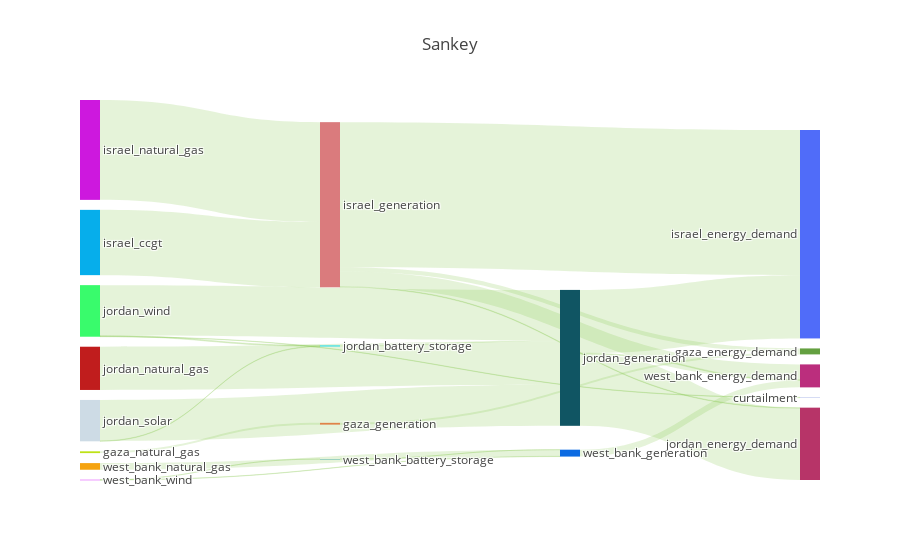

Notebook source saved alongside this figure:
### Code cell
results['COO'].plot_flows_sankey()

### Figure 1 — Plotly figure (JSON) as saved in the notebook; plotly's stock layout.template omitted (floating-point values rounded to 4 significant figures)
{"data": [{"domain": {"x": [0, 1], "y": [0, 1]}, "link": {"color": ["rgba(127, 194, 65, 0.2)", "rgba(127, 194, 65, 0.2)", "rgba(127, 194, 65, 0.2)", "rgba(127, 194, 65, 0.2)", "rgba(127, 194, 65, 0.2)", "rgba(127, 194, 65, 0.2)", "rgba(127, 194, 65, 0.2)", "rgba(127, 194, 65, 0.2)", "rgba(127, 194, 65, 0.2)", "rgba(127, 194, 65, 0.2)", "rgba(127, 194, 65, 0.2)", "rgba(127, 194, 65, 0.2)", "rgba(127, 194, 65, 0.2)", "rgba(127, 194, 65, 0.2)", "rgba(127, 194, 65, 0.2)", "rgba(127, 194, 65, 0.2)", "rgba(127, 194, 65, 0.2)", "rgba(127, 194, 65, 0.2)", "rgba(127, 194, 65, 0.2)", "rgba(127, 194, 65, 0.2)", "rgba(127, 194, 65, 0.2)", "rgba(127, 194, 65, 0.2)", "rgba(127, 194, 65, 0.2)", "rgba(127, 194, 65, 0.2)", "rgba(127, 194, 65, 0.2)", "rgba(127, 194, 65, 0.2)", "rgba(127, 194, 65, 0.2)", "rgba(127, 194, 65, 0.2)", "rgba(127, 194, 65, 0.2)", "rgba(127, 194, 65, 0.2)", "rgba(127, 194, 65, 0.2)", "rgba(127, 194, 65, 0.2)", "rgba(127, 194, 65, 0.2)", "rgba(127, 194, 65, 0.2)", "rgba(127, 194, 65, 0.2)", "rgba(127, 194, 65, 0.2)", "rgba(127, 194, 65, 0.2)", "rgba(127, 194, 65, 0.2)", "rgba(127, 194, 65, 0.2)", "rgba(127, 194, 65, 0.2)", "rgba(127, 194, 65, 0.2)", "rgba(127, 194, 65, 0.2)", "rgba(127, 194, 65, 0.2)", "rgba(127, 194, 65, 0.2)", "rgba(127, 194, 65, 0.2)", "rgba(127, 194, 65, 0.2)", "rgba(127, 194, 65, 0.2)", "rgba(127, 194, 65, 0.2)", "rgba(127, 194, 65, 0.2)", "rgba(127, 194, 65, 0.2)", "rgba(127, 194, 65, 0.2)", "rgba(127, 194, 65, 0.2)"], "source": [0, 34, 2, 32, 4, 5, 5, 5, 39, 7, 8, 9, 35, 35, 35, 35, 11, 12, 12, 12, 13, 13, 13, 41, 15, 16, 17, 40, 40, 40, 19, 20, 21, 21, 21, 22, 22, 22, 43, 24, 25, 26, 42, 42, 42, 28, 29, 29, 29, 30, 30, 30], "target": [31, 32, 32, 31, 32, 33, 34, 32, 35, 35, 35, 35, 31, 36, 37, 38, 35, 33, 39, 35, 33, 39, 35, 40, 40, 40, 40, 36, 37, 38, 40, 40, 33, 41, 40, 33, 41, 40, 42, 42, 42, 42, 36, 37, 38, 42, 33, 43, 42, 33, 43, 42], "value": [0, 0, 0, 192100.0, 192100.0, 0, 0, 0, 0, 6999000.0, 0, 0, 448300.0, 15570000.0, 60980.0, 1631000.0, 10710000.0, 0, 0, 0, 0, 0, 0, 144400.0, 0, 0, 0, 6782000.0, 7696000.0, 93360.0, 4635000.0, 0, 0, 43670.0, 4392000.0, 30320.0, 100700.0, 5400000.0, 192.9, 0, 0, 0, 0, 0, 739000.0, 711900.0, 0, 0, 0, 0, 192.9, 26900.0]}, "node": {"color": ["3603a4", "f09ee9", "be8cd9", "41bfee", "bee216", "a4f37a", "6c3764", "06aeeb", "00f7f6", "156d18", "7cc341", "cd18de", "fcf9bf", "182c00", "e49347", "dcaa1c", "8b0fd6", "2642dd", "470941", "c01d1d", "a22484", "cddbe5", "39fb6c", "e4d013", "ac9af1", "1b697b", "7f507c", "aca1be", "f5a30f", "3bba95", "db34ff", "64a040", "e08349", "acb9e9", "966d5a", "da7b7d", "506cf9", "b73468", "bb2e7d", "c28fd6", "105563", "4ce2e4", "0c6be2", "53afa8"], "label": ["egypt_generation", "gaza_battery_storage", "gaza_diesel", "gaza_generation", "gaza_natural_gas", "gaza_solar", "israel_battery_storage", "israel_ccgt", "israel_coal", "israel_diesel", "israel_generation", "israel_natural_gas", "israel_solar", "israel_wind", "jordan_battery_storage", "jordan_ccgt", "jordan_coal", "jordan_diesel", "jordan_generation", "jordan_natural_gas", "jordan_shale", "jordan_solar", "jordan_wind", "west_bank_battery_storage", "west_bank_ccgt", "west_bank_coal", "west_bank_diesel", "west_bank_generation", "west_bank_natural_gas", "west_bank_solar", "west_bank_wind", "gaza_energy_demand", "gaza_generation", "curtailment", "gaza_battery_storage", "israel_generation", "israel_energy_demand", "jordan_energy_demand", "west_bank_energy_demand", "israel_battery_storage", "jordan_generation", "jordan_battery_storage", "west_bank_generation", "west_bank_battery_storage"], "line": {"color": "black", "width": 0}, "pad": 10}, "orientation": "h", "type": "sankey", "valueformat": ".0f"}], "layout": {"autosize": true, "font": {"size": 12}, "title": {"text": "Sankey"}}}
